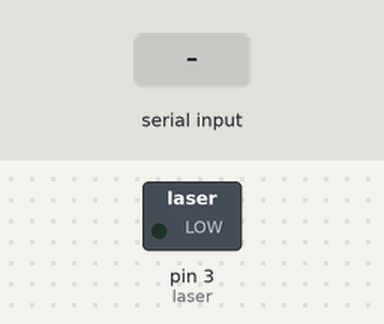
A sketch run on a simulated Arduino Uno, built with avr-gcc and run on an emulated ATmega328P. On the bench: switched loads named in the sketch (green lamp = pin HIGH). The inputs (shaded band) are chosen by the test bench. What the sketch prints to the serial monitor is not drawn.

Above: at 1.2 s.
1.3 s: byte 30 received over Serial
At 2.9 s:
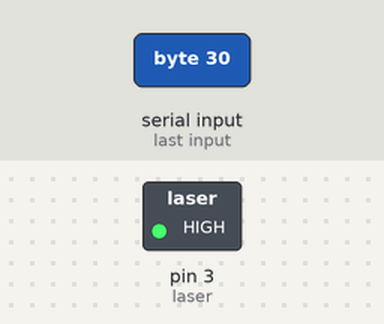
4.3 s: byte 90 received over Serial
At 7.1 s:
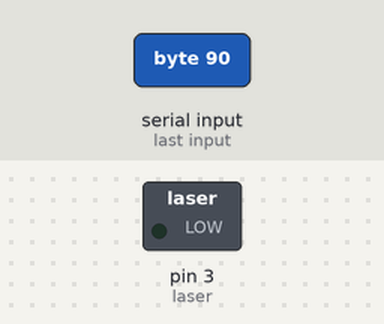
7.3 s: byte 120 received over Serial
At 9.3 s:
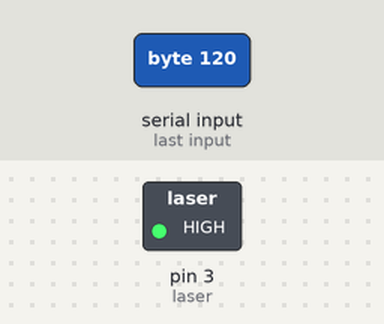
Timing chart, 0 to 11.0 s (numbered marks = the images above; inputs shaded):
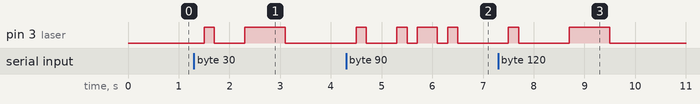

Measured:
- after the input at 1.3 s, pin 3 (laser): LOW → HIGH after 0.20 s, → LOW 0.20 s later, → HIGH 0.60 s later, → LOW 0.80 s later
- after the input at 4.3 s, pin 3 (laser): LOW → HIGH after 0.20 s, → LOW 0.20 s later, → HIGH 0.60 s later, → LOW 0.20 s later, … (8 changes in this stretch)
- after the input at 7.3 s, pin 3 (laser): LOW → HIGH after 0.20 s, → LOW 0.20 s later, → HIGH 1.0 s later, → LOW 0.80 s later

The sketch:

COMM14_arduino_lanuch.ino
```cpp
const int laser = 3; // 雷射腳位
const int delay_200ms = 200; // 程式暫停 200ms

char character; //字元
int decimal; // 十進位
int binary; // 二進位
void setup(){
  pinMode(laser,OUTPUT); // 設定輸出的腳位和狀態
  Serial.begin(9600); // 設定鮑率
}

void loop(){

  if(Serial.available()) { // 判斷有沒有東西要輸入

    character = Serial.read(); // 讀字元進來

    Serial.print("Your message is : ");
    Serial.println(character);

    delay(delay_200ms); // 程式暫停200ms

    // 開始訊號 : 雷射亮 -> 程式暫停200ms -> 雷射暗 -> 程式暫停200ms
    digitalWrite(laser , HIGH); // 讓雷射亮
    delay(delay_200ms); // 程式暫停200ms
    digitalWrite(laser , LOW); // 讓雷射暗
    delay(delay_200ms); // 程式暫停200ms

    // character -> decimal -> binary -> send

    Serial.print("Binary code of your message is : ");

    delay(delay_200ms); // 程式暫停200ms

    decimal = int(character); // 把character換成十進位，並賦值給decimal

    for (int i = 0 ; i < 7 ; i++){
      binary = decimal % 2; // 把decimal整除，取其餘數並賦值給binary

      // 如果二進位是 1，讓雷射亮，如果二進位是 0，讓雷射暗
      if(binary == 1) { // 如果二進位是 1
        digitalWrite(laser,HIGH); // 讓雷射亮
      }else if(binary == 0) { // 如果二進位是 0
        digitalWrite(laser,LOW); // 讓雷射暗
      }

      Serial.print(binary);
      Serial.print(" ");

      decimal /= 2;  // 使 decimal 整除以 2

      delay(delay_200ms); // 程式暫停200ms
    }

    digitalWrite(laser,LOW); // 使雷射暗，達到歸零雷射的效果

    Serial.println();
    Serial.println("Your message is sent.");
    Serial.println("--------------------");

    delay(delay_200ms); // 程式暫停200ms
  }
}
```
